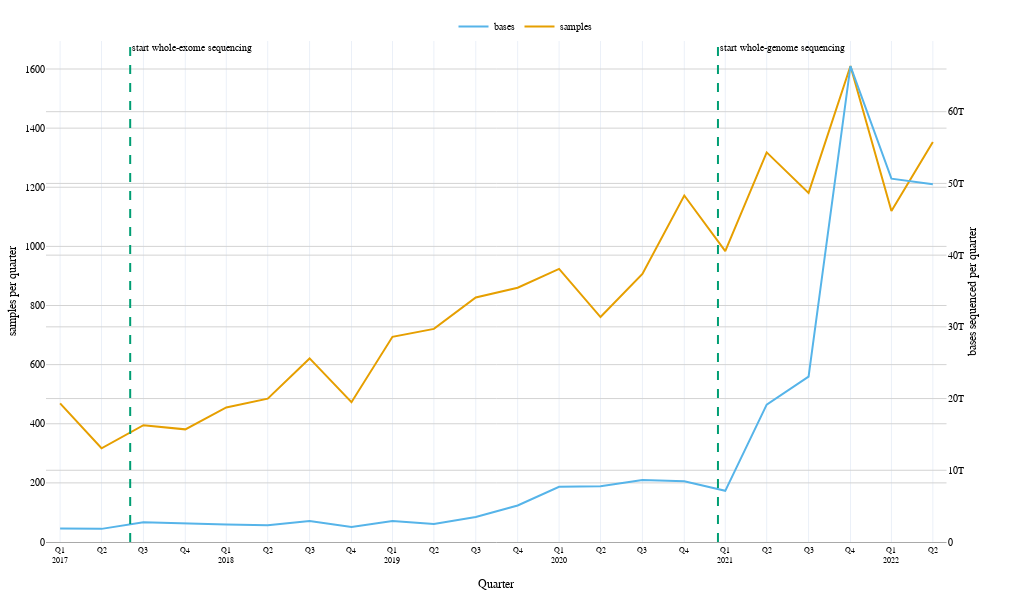

The notebook cell saved with this chart:
### Code cell
figure = make_subplots(specs=[[{"secondary_y": True}]])

figure.add_trace(
    go.Scatter(
        x=df_quarter["date"],
        y=df_quarter["bases sequenced"],
        mode="lines",
        name="bases",
        opacity=1,
        line=dict(color=CUD_COLORS[1], width=2),
    ),
    secondary_y=True,
)

figure.add_trace(
    go.Scatter(
        x=df_quarter["date"],
        y=df_quarter["samples"],
        name="samples",
        line=dict(color=CUD_COLORS[0], width=2),
    ),
    secondary_y=False,
)

figure.update_layout(
    dict(
        width=570,
        height=320,
        margin=dict(l=20, r=20, t=20, b=20),
        template="plotly_white",
        showlegend=True,
        legend=dict(orientation="h", yanchor="bottom", y=1, xanchor="center", x=0.5),
        xaxis_title="Quarter",
        yaxis_title="samples per quarter",
        yaxis2_title="bases sequenced per quarter",
        font=dict(family="Arial", color="#000000", size=10),
    )
)

figure.add_vline(
    x=datetime(2017, 9, 1, 0, 0).timestamp() * 1000,
    annotation_text="start whole-exome sequencing",
    annotation_position="top right",
    annotation_font_size=10,
    line_width=2,
    line_dash="dash",
    line_color=CUD_COLORS[2],
)

figure.add_vline(
    x=datetime(2021, 3, 15, 0, 0).timestamp() * 1000,
    annotation_text="start whole-genome sequencing",
    annotation_position="top right",
    annotation_font_size=10,
    line_width=2,
    line_dash="dash",
    line_color=CUD_COLORS[2],
)

figure.update_xaxes(
    ticklabelstep=1,
    tick0=df_quarter["date"].min(),
    range=[
        df_quarter["date"].min() + relativedelta(months=-1),
        df_quarter["date"].max() + relativedelta(months=+1),
    ],
    dtick="M3",
    tickformat="Q%q\n%Y",
    tickfont=dict(family="Arial", color="#000000", size=8),
    title_font=dict(family="Arial", color="#000000", size=12),
    showline=True,
    linewidth=1,
    linecolor="darkgrey",
)

figure.update_yaxes(
    title_font=dict(family="Arial", color="#000000", size=12),
    showline=False,
    tickcolor="darkgrey",
    zeroline=True,
    gridcolor="lightgrey",
    rangemode="tozero",
    title_standoff = 5
)

figure.write_image("sequenced_samples_and_bases.pdf")

figure.update_layout(
    dict(
        width=1024,
        height=600,
        font=dict(family="Arial", color="#000000"),
    )
)
figure.show()

### Figure 1 — Plotly figure (JSON) as saved in the notebook; plotly's stock layout.template omitted (floating-point values rounded to 4 significant figures)
{"data": [{"line": {"color": "#56b4e9", "width": 2}, "mode": "lines", "name": "bases", "opacity": 1, "type": "scatter", "x": ["2017-03-31T00:00:00", "2017-06-30T00:00:00", "2017-09-30T00:00:00", "2017-12-31T00:00:00", "2018-03-31T00:00:00", "2018-06-30T00:00:00", "2018-09-30T00:00:00", "2018-12-31T00:00:00", "2019-03-31T00:00:00", "2019-06-30T00:00:00", "2019-09-30T00:00:00", "2019-12-31T00:00:00", "2020-03-31T00:00:00", "2020-06-30T00:00:00", "2020-09-30T00:00:00", "2020-12-31T00:00:00", "2021-03-31T00:00:00", "2021-06-30T00:00:00", "2021-09-30T00:00:00", "2021-12-31T00:00:00", "2022-03-31T00:00:00", "2022-06-30T00:00:00"], "xaxis": "x", "y": [1877287140000, 1830305980000, 2751903840000, 2569432110000, 2430828900000, 2323562540000, 2935190100000, 2087468400000, 2928755660000, 2513676280000, 3475511980000, 5096482850000, 7693168370000, 7787172570000, 8643008760000, 8455266410000, 7135238020000, 19150206910000, 23062850570000, 66364922330000, 50663621910000, 49874208840000], "yaxis": "y2"}, {"line": {"color": "#e69f00", "width": 2}, "name": "samples", "type": "scatter", "x": ["2017-03-31T00:00:00", "2017-06-30T00:00:00", "2017-09-30T00:00:00", "2017-12-31T00:00:00", "2018-03-31T00:00:00", "2018-06-30T00:00:00", "2018-09-30T00:00:00", "2018-12-31T00:00:00", "2019-03-31T00:00:00", "2019-06-30T00:00:00", "2019-09-30T00:00:00", "2019-12-31T00:00:00", "2020-03-31T00:00:00", "2020-06-30T00:00:00", "2020-09-30T00:00:00", "2020-12-31T00:00:00", "2021-03-31T00:00:00", "2021-06-30T00:00:00", "2021-09-30T00:00:00", "2021-12-31T00:00:00", "2022-03-31T00:00:00", "2022-06-30T00:00:00"], "xaxis": "x", "y": [469, 317, 395, 381, 455, 485, 621, 473, 694, 721, 827, 860, 924, 761, 907, 1172, 984, 1318, 1181, 1610, 1120, 1353], "yaxis": "y"}], "layout": {"annotations": [{"font": {"size": 10}, "showarrow": false, "text": "start whole-exome sequencing", "x": 1504216800000, "xanchor": "left", "xref": "x", "y": 1, "yanchor": "top", "yref": "y domain"}, {"font": {"size": 10}, "showarrow": false, "text": "start whole-genome sequencing", "x": 1615762800000, "xanchor": "left", "xref": "x", "y": 1, "yanchor": "top", "yref": "y domain"}], "font": {"color": "#000000", "family": "Arial", "size": 10}, "height": 600, "legend": {"orientation": "h", "x": 0.5, "xanchor": "center", "y": 1, "yanchor": "bottom"}, "margin": {"b": 20, "l": 20, "r": 20, "t": 20}, "shapes": [{"line": {"color": "#009e73", "dash": "dash", "width": 2}, "type": "line", "x0": 1504216800000, "x1": 1504216800000, "xref": "x", "y0": 0, "y1": 1, "yref": "y domain"}, {"line": {"color": "#009e73", "dash": "dash", "width": 2}, "type": "line", "x0": 1615762800000, "x1": 1615762800000, "xref": "x", "y0": 0, "y1": 1, "yref": "y domain"}], "showlegend": true, "width": 1024, "xaxis": {"anchor": "y", "domain": [0, 0.94], "dtick": "M3", "linecolor": "darkgrey", "linewidth": 1, "range": ["2017-02-28T00:00:00", "2022-07-30T00:00:00"], "showline": true, "tick0": "2017-03-31T00:00:00", "tickfont": {"color": "#000000", "family": "Arial", "size": 8}, "tickformat": "Q%q\n%Y", "ticklabelstep": 1, "title": {"font": {"color": "#000000", "family": "Arial", "size": 12}, "text": "Quarter"}}, "yaxis": {"anchor": "x", "domain": [0, 1], "gridcolor": "lightgrey", "rangemode": "tozero", "showline": false, "tickcolor": "darkgrey", "title": {"font": {"color": "#000000", "family": "Arial", "size": 12}, "standoff": 5, "text": "samples per quarter"}, "zeroline": true}, "yaxis2": {"anchor": "x", "gridcolor": "lightgrey", "overlaying": "y", "rangemode": "tozero", "showline": false, "side": "right", "tickcolor": "darkgrey", "title": {"font": {"color": "#000000", "family": "Arial", "size": 12}, "standoff": 5, "text": "bases sequenced per quarter"}, "zeroline": true}}}
